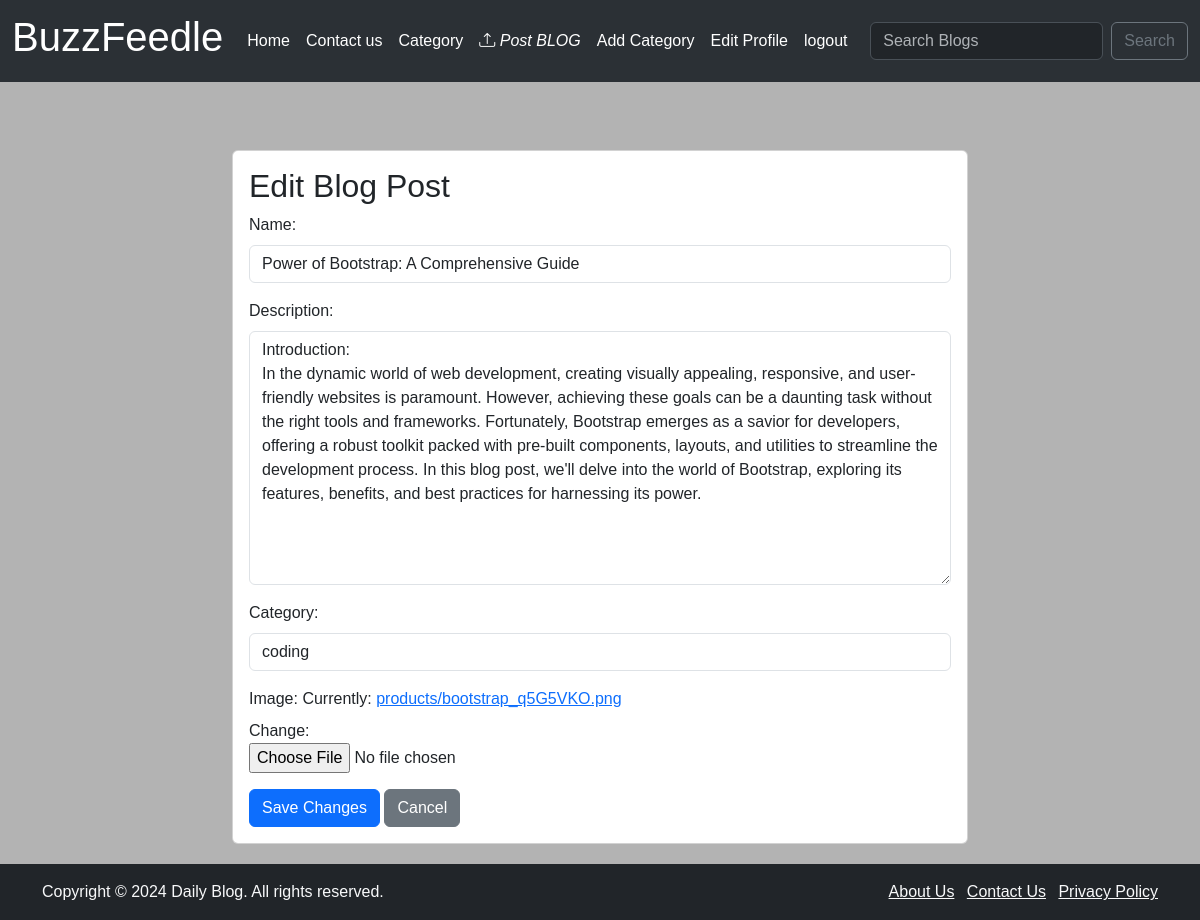
The page /blog/3/edit/ (signed in) on the database its author committed.
### App/models.py (models this page shows, shortened)
class Product(models.Model):
    author = models.ForeignKey(User ,on_delete=models.CASCADE )
    name = models.CharField(max_length=255)
    description = RichTextField(blank=True, null=True)
    category = models.CharField(max_length=255, default="uncategorized" )
    image = models.ImageField( upload_to='products/')
    created_at = models.DateTimeField(auto_now_add=True)
    updated_at = models.DateField(auto_now=True)
    likes = models.ManyToManyField(User, related_name="blog_post")

### App/views.py (the view)
# urls.py: path('blog/<int:pk>/edit/', views.edit_product, name='edit_product'),
def edit_product(request, pk):
    product = get_object_or_404(Product, pk=pk)
    if request.method == "POST":
        form = ProductForm(request.POST, instance=product)
        if form.is_valid():
            form.save()
            return redirect("product_list")
    else:
        form = ProductForm(instance=product)
    return render(request, "edit.html", {"form":form, 'product':product})

### App/forms.py
class ProductForm(forms.ModelForm):
    class Meta:
        model = Product
        fields = ['author','name', 'description','category', "image"]
        widgets = {
            'author':forms.TextInput( attrs={'class': 'form-control', 'value':'', 'id':'user_name', 'type':'hidden'}),
            'name': forms.TextInput(attrs={'class': 'form-control'}),
            'description': forms.Textarea(attrs={'class': 'form-control'}),
            'category':forms.Select(choices=choice_list, attrs={'class': 'form-control'}),
            'image': forms.ClearableFileInput(attrs={'class': 'form-control-file'})
        }

### App/templates/edit.html (shortened to what this page needs)
{% extends 'base.html' %}
{% block content %}
<div class="container mt-5">
    <div class="row justify-content-center">
        <div class="col-md-8">
            <div class="card">
                <div class="card-body">
                    <h2 class="card-title">Edit Blog Post</h2>
                    {% if user.is_authenticated %}
                        {% if user.id == product.author.id %}
                            <form method="post">
                                {{ form.as_p }}
                                <button type="submit" class="btn btn-primary">Save Changes</button>
                                <a href="{% url 'product_detail' pk=product.pk %}" class="btn btn-secondary">Cancel</a>
                            </form>
                        {% else %}
                            your are not Allowed here! (and you know it...)
                        {% endif %}
                    {% else %}
                    your are not Allowed here! (and you know it...)
                    {% endif %}
                </div>
            </div>
        </div>
    </div>
</div>
{% endblock %}

### App/static/css/stylesheet.css (style rules this page uses)
body { font-family: Arial, Helvetica, sans-serif; margin: 0; padding: 0; background-color: #b3b3b3; }

### rows shown on the page
Product: name "Power of Bootstrap: A Comprehensive Guide", description "Introduction: In the dynamic world of web development, creating visually appealing, responsive, and user-friendly websites is paramount. However, achieving these goals can be a daunting task without the right tools and frameworks. Fortunately, Bootstrap emerges as a savior for developers, offering a robust toolkit packed with pre-built components, layouts, and utilities to streamline the development process. In this blog post, we'll delve into the world of Bootstrap, exploring its features, benefits, and best practices for harnessing its power.", category "coding"
